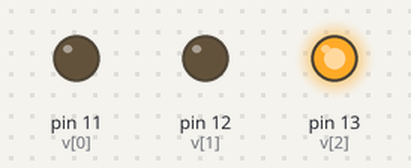
Bench run of a sketch on a simulated Arduino Uno, built with avr-gcc and run on an emulated ATmega328P. On the bench: output pins drawn as LEDs (lit = HIGH).

Above: at 2.5 s.
At 7.5 s:
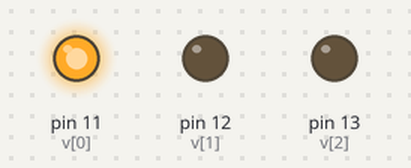
At 11.0 s:
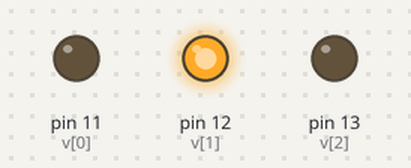
Timing chart, 0 to 15.6 s (numbered marks = the images above):
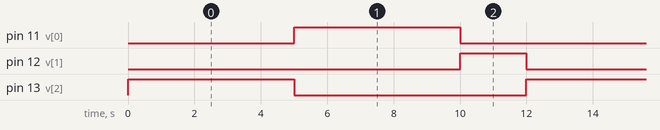

The sketch:

semafaro.ino
```cpp
// C++ code
//

int v[3]={11,12,13};
int t[2]={5000,2000};

void setup()
{
  pinMode(v[0], OUTPUT);//verde
  pinMode(v[1], OUTPUT);//amarelo
  pinMode(v[2], OUTPUT);//vermelho
}

void loop()
{
  digitalWrite(v[0], LOW);
  digitalWrite(v[1], LOW);
  digitalWrite(v[2], HIGH);
  delay(t[0]);
  digitalWrite(v[0], HIGH);
  digitalWrite(v[1], LOW);
  digitalWrite(v[2], LOW);
  delay(t[0]);
  digitalWrite(v[0], LOW);
  digitalWrite(v[1], HIGH);
  digitalWrite(v[2], LOW);
  delay(t[1]);
}
```

Measured:
- by itself, pin 11 (v[0]), pin 13 (v[2]): alternates HIGH for 5.0 s and LOW for 7.0 s
- by itself, pin 12 (v[1]): alternates HIGH for 2.0 s and LOW for 10.0 s
- by itself, everything shown: repeats every 12.0 s, in 3 steps
